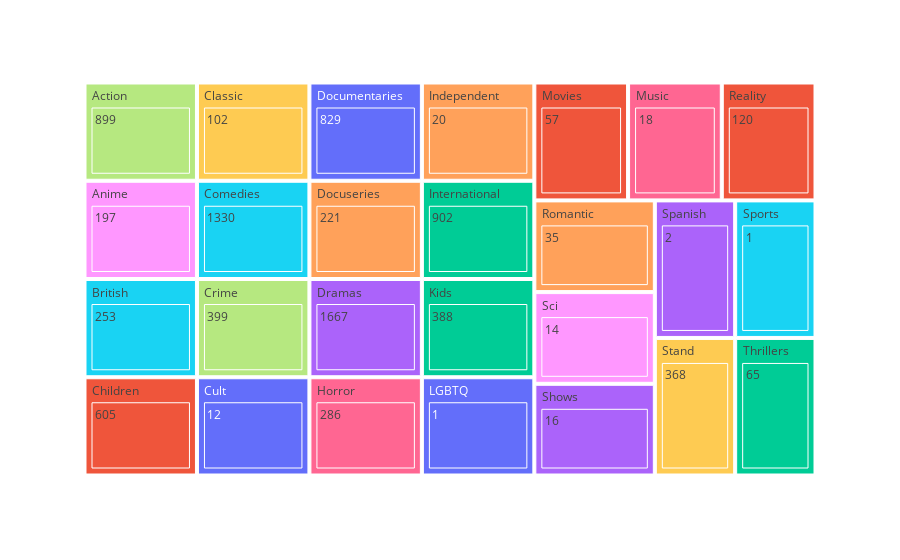

Here is the notebook cell this chart was saved with:
### Code cell
fig = px.treemap(genre, path=['Genres', 'count'], color='Genres', hover_data=['Genres', 'count'])

fig.show()

### Figure 1 — Plotly figure (JSON) as saved in the notebook; plotly's stock layout.template omitted (floating-point values rounded to 4 significant figures; data arrays with more than 128 entries replaced by an {"elided": "..."} marker saying what was removed)
{"data": [{"branchvalues": "total", "customdata": {"elided": "52x3 mixed values"}, "domain": {"x": [0, 1], "y": [0, 1]}, "hovertemplate": "labels=%{label}<br>Genrescountcount_path_copyGenres_path_copy=%{value}<br>parent=%{parent}<br>id=%{id}<br>Genres=%{customdata[2]}<br>count=%{customdata[1]}<extra></extra>", "ids": ["Cult/12", "Reality/120", "Thrillers/65", "Shows/16", "Docuseries/221", "Sports/1", "Music/18", "Action/899", "Sci/14", "Classic/102", "LGBTQ/1", "Movies/57", "Kids/388", "Spanish/2", "Independent/20", "Comedies/1330", "Horror/286", "Crime/399", "Anime/197", "Stand/368", "Documentaries/829", "Children/605", "International/902", "Dramas/1667", "Romantic/35", "British/253", "Action", "Anime", "British", "Children", "Classic", "Comedies", "Crime", "Cult", "Documentaries", "Docuseries", "Dramas", "Horror", "Independent", "International", "Kids", "LGBTQ", "Movies", "Music", "Reality", "Romantic", "Sci", "Shows", "Spanish", "Sports", "Stand", "Thrillers"], "labels": ["12", "120", "65", "16", "221", "1", "18", "899", "14", "102", "1", "57", "388", "2", "20", "1330", "286", "399", "197", "368", "829", "605", "902", "1667", "35", "253", "Action", "Anime", "British", "Children", "Classic", "Comedies", "Crime", "Cult", "Documentaries", "Docuseries", "Dramas", "Horror", "Independent", "International", "Kids", "LGBTQ", "Movies", "Music", "Reality", "Romantic", "Sci", "Shows", "Spanish", "Sports", "Stand", "Thrillers"], "marker": {"colors": ["#636efa", "#EF553B", "#00cc96", "#ab63fa", "#FFA15A", "#19d3f3", "#FF6692", "#B6E880", "#FF97FF", "#FECB52", "#636efa", "#EF553B", "#00cc96", "#ab63fa", "#FFA15A", "#19d3f3", "#FF6692", "#B6E880", "#FF97FF", "#FECB52", "#636efa", "#EF553B", "#00cc96", "#ab63fa", "#FFA15A", "#19d3f3", "#B6E880", "#FF97FF", "#19d3f3", "#EF553B", "#FECB52", "#19d3f3", "#B6E880", "#636efa", "#636efa", "#FFA15A", "#ab63fa", "#FF6692", "#FFA15A", "#00cc96", "#00cc96", "#636efa", "#EF553B", "#FF6692", "#EF553B", "#FFA15A", "#FF97FF", "#ab63fa", "#ab63fa", "#19d3f3", "#FECB52", "#00cc96"]}, "name": "", "parents": ["Cult", "Reality", "Thrillers", "Shows", "Docuseries", "Sports", "Music", "Action", "Sci", "Classic", "LGBTQ", "Movies", "Kids", "Spanish", "Independent", "Comedies", "Horror", "Crime", "Anime", "Stand", "Documentaries", "Children", "International", "Dramas", "Romantic", "British", "", "", "", "", "", "", "", "", "", "", "", "", "", "", "", "", "", "", "", "", "", "", "", "", "", ""], "type": "treemap", "values": [1, 1, 1, 1, 1, 1, 1, 1, 1, 1, 1, 1, 1, 1, 1, 1, 1, 1, 1, 1, 1, 1, 1, 1, 1, 1, 1, 1, 1, 1, 1, 1, 1, 1, 1, 1, 1, 1, 1, 1, 1, 1, 1, 1, 1, 1, 1, 1, 1, 1, 1, 1]}], "layout": {"legend": {"tracegroupgap": 0}, "margin": {"t": 60}}}
